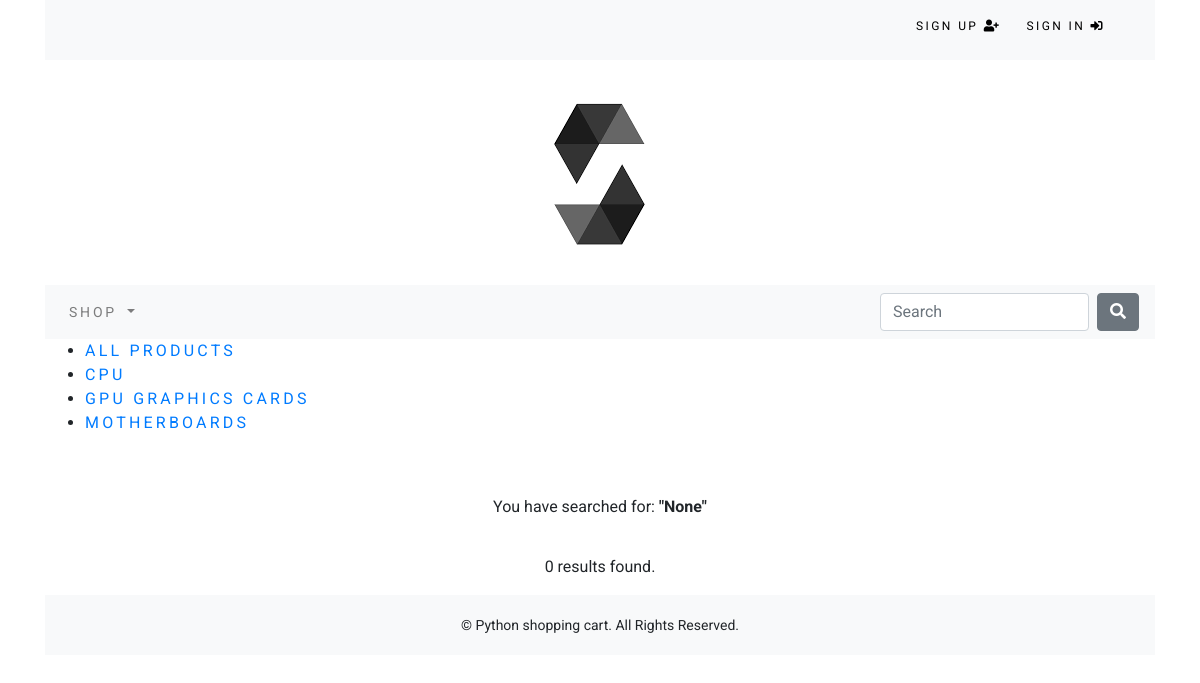
The app's page /search/ with its own data.
### shop/models.py (models this page shows, shortened)
class Category(models.Model):
    name = models.CharField(max_length=250, unique=True)
    slug = models.SlugField(max_length=250, unique=True)
    description = models.TextField(blank=True)
    image = models.ImageField(upload_to='category', blank=True)
    class Meta:
        ordering = ('name',)
        verbose_name = 'category'
        verbose_name_plural = 'categories'
    def get_url(self):
        return reverse('shop:products_by_category', args=[self.slug])

### search_app/views.py (the view)
# urls.py: path('', views.searchResult, name='searchResult'),
def searchResult(request):
	products = None
	query = None
	if 'q' in request.GET:
		query = request.GET.get('q')
		products = Product.objects.all().filter(Q(name__contains=query) | Q(description__contains=query))
	return render(request, 'search.html', {'query':query, 'products':products})

### cart/context_processors.py (called while the page is built)
def counter(request):
	item_count = 0
	if 'admin' in request.path:
		return {}
	else:
		try:
			cart = Cart.objects.filter(cart_id=_cart_id(request))
			cart_items = CartItem.objects.all().filter(cart=cart[:1])
			for cart_item in cart_items:
				item_count += cart_item.quantity
		except Cart.DoesNotExist:
			item_count = 0
	return dict(item_count = item_count)

### cart/views.py (called while the page is built)
def _cart_id(request):
	cart = request.session.session_key
	if not cart:
		cart = request.session.create()
	return cart

### shop/context_processors.py (called while the page is built)
def menu_links(request):
    links = Category.objects.all()
    return dict(links=links)

### search_app/templates/search.html (shortened to what this page needs)
{% extends 'base.html' %}
{% load staticfiles %}
{% block content %}
    <div>
		<p class="text-center my_search_text">You have searched for: <b>"{{ query }}"</b></p>
	</div>
	<div class="container">
		<div class="row mx-auto">
			{% for product in products %}
				<div class="my_bottom_margin col-9 col-sm-12 col-md-4 col-md-12 col-lg-4">
					<div class="card text-center" style="min-width: 18rem;">
						<a href="{{product.get_url}}"><img class="card-img-top my_image" src="{{product.image.url}}" alt="{{product.name}}"></a>
						<div class="card-body">
							<h4>{{product.name}}</h4>
							<p>${{product.price}}</p>
						</div>
					</div>
				</div>
				{% empty %}
				<div class="row mx-auto">
					<p class="text-center my_search_text">0 results found.</p>
				</div>
			{% endfor %}
		</div>
	</div>
{% endblock %}

### shop/templates/navbar.html (shortened to what this page needs)
<nav class="navbar navbar-expand-lg navbar-light bg-light">
  <div class="collapse navbar-collapse" id="navbarSupportedContent">
    <ul class="navbar-nav mr-auto">
      <li class="nav-item dropdown {% if 'shop' in request.path %}active{% endif %}">
        <a class="nav-link dropdown-toggle" href="#" id="navbarDropdown" role="button" data-toggle="dropdown" aria-haspopup="true" aria-expanded="false">
          Shop
        </a>
      </li>
    </ul>
    <form class="form-inline my-2 my-lg-0" action="{% url 'search_app:searchResult' %}" method="get">
      <input class="form-control mr-sm-2" type="search" placeholder="Search" aria-label="Search" name="q">
      <button class="btn btn-secondary my-2 my-sm-0" type="submit"><i class="fas fa-search"></i></button>
    </form>
  </div>
</nav>
<nav>
    <ul>
        <li class="my_title"><a href="{% url 'shop:allProdCat' %}">All Products</a></li>
        {% for cat in links %}
            <li class="my_title"><a href="{{cat.get_url}}">{{cat.name}}</a></li>
        {% endfor %}
    </ul>
</nav><br>

### static/css/custom.css (style rules this page uses)
body { font-family: 'Roboto', sans-serif !important; }
.nav-item { letter-spacing: .2em; font-size: 14px; text-transform: uppercase; }
.my_title { font-size: 16px; text-transform: uppercase; letter-spacing: .2em }
.my_search_text { padding-top: 20px; }

### records on screen
Category: name "CPU"
Category: name "GPU GRAPHICS CARDS"
Category: name "MOTHERBOARDS"

### other values on screen
{{ query }} "None"
